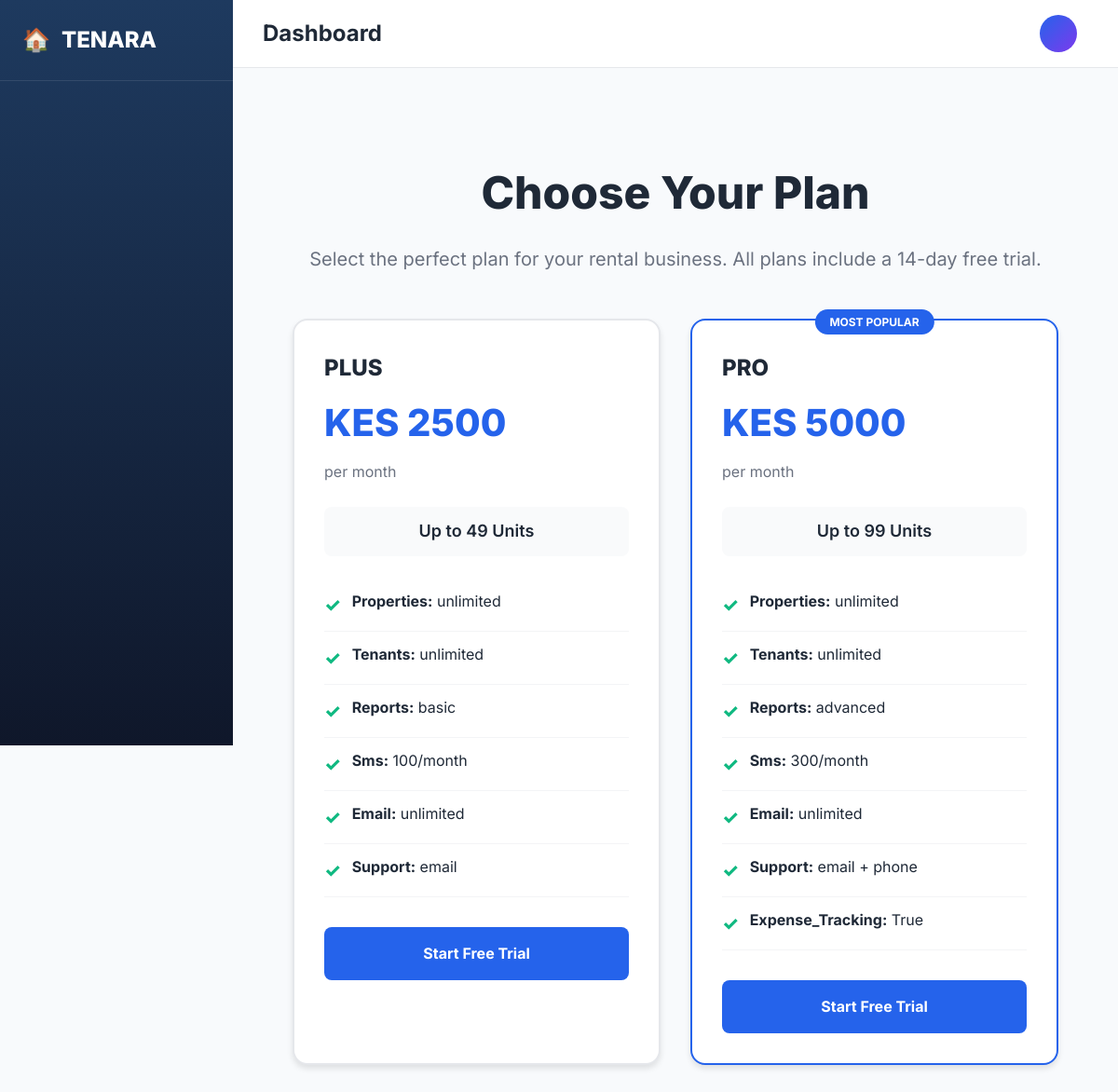
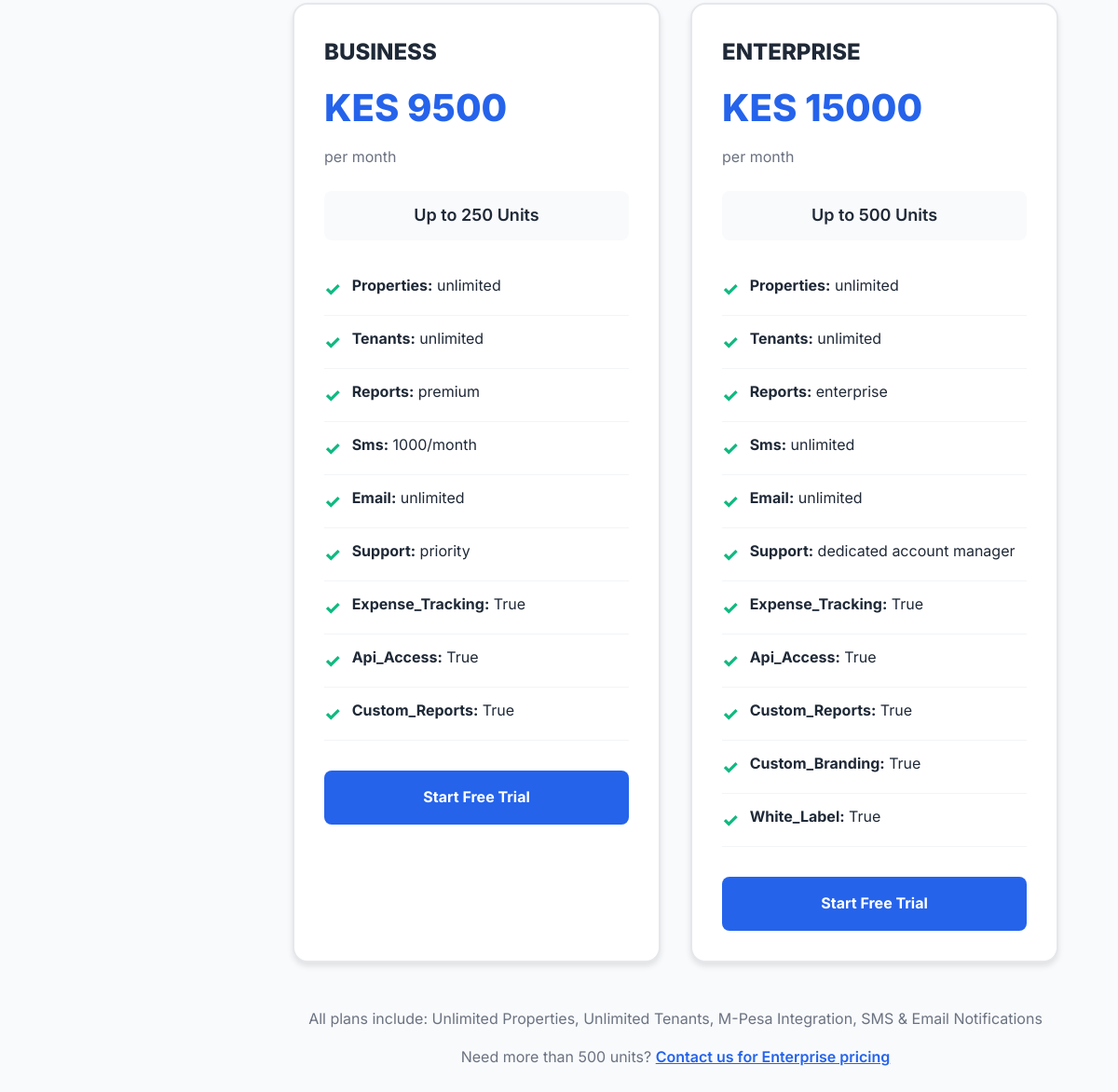
The app's page /subscriptions/plans/ with its own data (2 pictures, top to bottom).
### subscriptions/models.py (models this page shows, shortened)
class SubscriptionPlan(models.Model):
    PLAN_CHOICES = [
        ('PLUS', 'PLUS'),
        ('PRO', 'PRO'),
        ('BUSINESS', 'BUSINESS'),
        ('ENTERPRISE', 'ENTERPRISE'),
    ]
    name = models.CharField(max_length=20, choices=PLAN_CHOICES, unique=True)
    max_units = models.IntegerField(help_text='Maximum number of units allowed')
    monthly_price = models.DecimalField(max_digits=10, decimal_places=2)
    features = models.JSONField(default=dict, help_text='Plan features in JSON format')
    is_active = models.BooleanField(default=True)
    created_at = models.DateTimeField(auto_now_add=True)
    updated_at = models.DateTimeField(auto_now=True)
    class Meta:
        db_table = 'subscription_plans'
        ordering = ['monthly_price']
        verbose_name = 'Subscription Plan'
        verbose_name_plural = 'Subscription Plans'

### subscriptions/views.py (the view)
# urls.py: path('plans/', views.PlansView.as_view(), name='plans'),
class PlansView(View):
    def get(self, request):
        plans = SubscriptionPlan.objects.filter(is_active=True)
        return render(request, 'subscriptions/plans.html', {'plans': plans})

### core/context_processors.py (called while the page is built, shortened)
def subscription_context(request):
    context = {
        'subscription': None,
        'subscription_status': None,
        'is_trial': False,
        'days_remaining': 0,
        'units_used': 0,
        'units_limit': 0,
        'business_name': '',
    }
    if not request.user.is_authenticated:
        return context

### templates/subscriptions/plans.html (shortened to what this page needs)
{% extends 'base.html' %}
{% block content %}
<div class="plans-container">
    <div class="plans-header">
        <h1>Choose Your Plan</h1>
        <p>Select the perfect plan for your rental business. All plans include a 14-day free trial.</p>
    </div>
    <div class="plans-grid">
        {% for plan in plans %}
        <div class="plan-card {% if plan.name == 'PRO' %}featured{% endif %}">
            <div class="plan-name">{{ plan.name }}</div>
            <div class="plan-price">KES {{ plan.monthly_price|floatformat:0 }}</div>
            <div class="plan-period">per month</div>
            <div class="plan-units">
                Up to {{ plan.max_units }} Units
            </div>
            <ul class="plan-features">
                {% for key, value in plan.features.items %}
                <li>
                    <span>
                        <strong>{{ key|title }}:</strong> {{ value }}
                    </span>
                </li>
                {% endfor %}
            </ul>
            {% if user.is_authenticated %}
                {% if landlord_profile.subscription.plan.pk == plan.pk %}
                <button class="plan-cta secondary" disabled>Current Plan</button>
                {% else %}
                <a href="{% url 'subscriptions:upgrade' %}?plan={{ plan.pk }}" class="plan-cta">
                    {% if landlord_profile.subscription.plan.monthly_price < plan.monthly_price %}
                    Upgrade to {{ plan.name }}
                    {% else %}
                    Downgrade to {{ plan.name }}
                    {% endif %}
                </a>
                {% endif %}
            {% else %}
            <a href="{% url 'accounts:signup' %}?plan={{ plan.pk }}" class="plan-cta">
                Start Free Trial
            </a>
            {% endif %}
        </div>
        {% endfor %}
    </div>
    <div style="text-align: center; margin-top: 3rem;">
        <p style="color: #6b7280; margin-bottom: 1rem;">
            All plans include: Unlimited Properties, Unlimited Tenants, M-Pesa Integration, SMS & Email Notifications
        </p>
        <p style="color: #6b7280;">
            Need more than 500 units? <a href="mailto:sales@tenara.co.ke" style="color: #2563eb; font-weight: 600;">Contact us for Enterprise pricing</a>
        </p>
    </div>
</div>
{% endblock %}

### templates/base.html (style rules this page uses)
* { margin: 0; padding: 0; box-sizing: border-box; }
body { font-family: 'Inter', -apple-system, BlinkMacSystemFont, sans-serif; background: #f8fafc; color: #1f2937; line-height: 1.6; }

### templates/subscriptions/plans.html (style rules this page uses)
.plans-container { max-width: 1200px; margin: 0 auto; padding: 4rem 2rem; }
.plans-header { text-align: center; margin-bottom: 3rem; }
.plans-header h1 { font-size: 3rem; font-weight: 800; margin-bottom: 1rem; }
.plans-header p { font-size: 1.25rem; color: #6b7280; }
.plans-grid { display: grid; grid-template-columns: repeat(auto-fit, minmax(280px, 1fr)); gap: 2rem; margin-bottom: 3rem; }
.plan-card { background: white; border-radius: 16px; padding: 2rem; box-shadow: 0 4px 6px rgba(0,0,0,0.1); border: 2px solid #e5e7eb; transition: all 0.3s; }
.plan-card.featured { border-color: #2563eb; position: relative; }
.plan-card.featured::before { content: 'MOST POPULAR'; position: absolute; top: -12px; left: 50%; transform: translateX(-50%); background: #2563eb; color: white; padding: 0.25rem 1rem; border-radius: 9999px; font-size: 0.75rem; font-weight: 700; }
.plan-name { font-size: 1.5rem; font-weight: 800; margin-bottom: 0.5rem; color: #1f2937; }
.plan-price { font-size: 2.5rem; font-weight: 800; color: #2563eb; margin-bottom: 0.5rem; }
.plan-period { color: #6b7280; margin-bottom: 1.5rem; }
.plan-units { font-size: 1.125rem; font-weight: 600; color: #1f2937; margin-bottom: 1.5rem; padding: 0.75rem; background: #f9fafb; border-radius: 8px; text-align: center; }
.plan-features { list-style: none; margin-bottom: 2rem; }
.plan-features li { padding: 0.75rem 0; border-bottom: 1px solid #f3f4f6; display: flex; align-items: start; }
.plan-features li::before { content: '✓'; color: #10b981; font-weight: 800; margin-right: 0.75rem; font-size: 1.25rem; }
.plan-cta { width: 100%; padding: 1rem; background: #2563eb; color: white; border: none; border-radius: 8px; font-weight: 700; cursor: pointer; transition: all 0.2s; text-decoration: none; display: block; text-align: center; }

### records on screen
SubscriptionPlan: name "PLUS", monthly_price "2500", max_units "49", features "Properties" "Tenants" "Reports" "Sms" "Email" "Support", features "unlimited" "unlimited" "basic" "100/month" "unlimited" "email"
SubscriptionPlan: name "PRO", monthly_price "5000", max_units "99", features "Properties" "Tenants" "Reports" "Sms" "Email" "Support" "Expense_Tracking", features "unlimited" "unlimited" "advanced" "300/month" "unlimited" "email + phone" "True"
SubscriptionPlan: name "BUSINESS", monthly_price "9500", max_units "250", features "Properties" "Tenants" "Reports" "Sms" "Email" "Support" "Expense_Tracking" "Api_Access" "Custom_Reports", features "unlimited" "unlimited" "premium" "1000/month" "unlimited" "priority" "True" "True" "True"
SubscriptionPlan: name "ENTERPRISE", monthly_price "15000", max_units "500", features "Properties" "Tenants" "Reports" "Sms" "Email" "Support" "Expense_Tracking" "Api_Access" "Custom_Reports" "Custom_Branding" "White_Label", features "unlimited" "unlimited" "enterprise" "unlimited" "unlimited" "dedicated account manager" "True" "True" "True" "True" "True"
